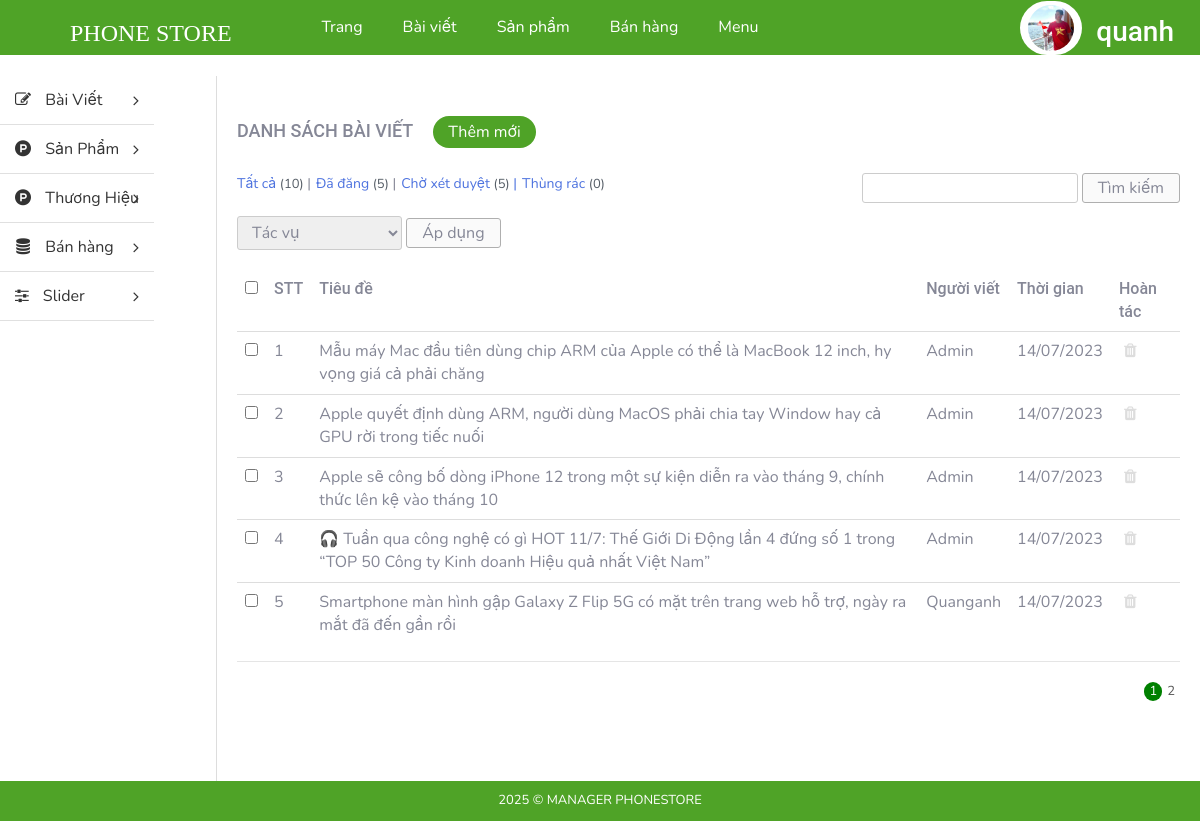
Before: /admin/index.php?modules=blogs&controllers=index&action=list (signed in) with the older database file.
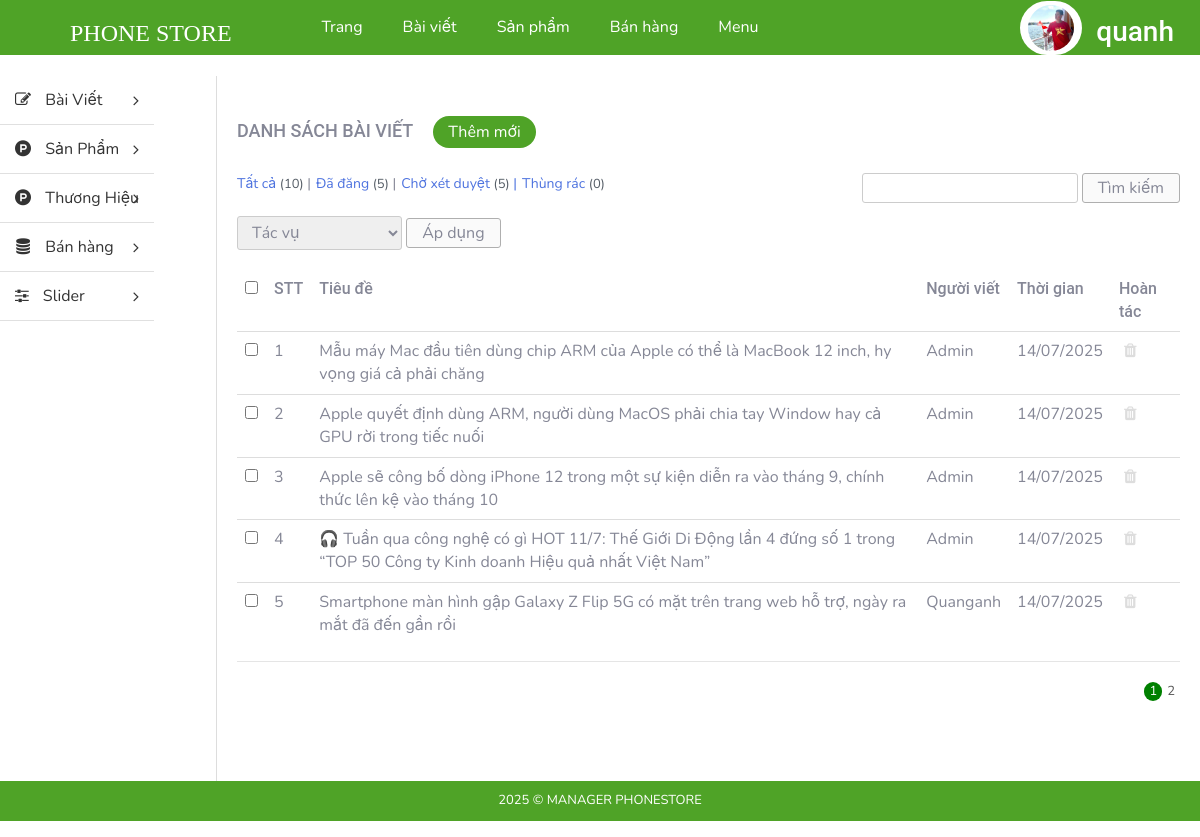
After: the same page with the newer database file.
### tables this page shows
CREATE TABLE `tbl_blog` (
  `id` int(11) NOT NULL,
  `title` text NOT NULL,
  `content` text NOT NULL,
  `user` varchar(255) NOT NULL,
  `create_date` varchar(255) NOT NULL,
  `description` text NOT NULL,
  `image` varchar(255) NOT NULL
);

### admin/libraries/database.php (called while the page is built, shortened)
<?php
function db_query($query_string) {
    global $conn;
    $result = mysqli_query($conn, $query_string);
    return $result;
}
function db_fetch_array($query_string) {
    $result = array();
    $mysqli_result = db_query($query_string);
    while ($row = mysqli_fetch_assoc($mysqli_result)) {
        $result[] = $row;
    }
    return $result;
}

### admin/modules/blogs/models/indexModel.php (called while the page is built, shortened)
<?php
function getAll() {
	return db_fetch_array("SELECT * FROM `tbl_blog`");
}
 ?>

### admin/modules/blogs/controllers/indexController.php (called while the page is built, shortened)
<?php
function listAction(){
	$data_tmp = getAll();
	if(!empty($_GET['page'])){
		$page = $_GET['page'];
	}else{
		$page =1;
	}
	$numProduct = count($data_tmp);
	$productOnPage = 5;
	$num = ceil($numProduct/$productOnPage);
	$start = ($page - 1) * $productOnPage;
	$res =[];
	for ($i=$start; $i < $start+$productOnPage; $i++) {
		if(isset($data_tmp[$i]))
        $res[] = $data_tmp[$i];
	};
	$data = [$res, $num, $page];
	load_view('list',$data);;
}

### admin/core/router.php (called while the page is built, shortened)
<?php
$action_name = get_action().'Action';
call_function(array('construct', $action_name));

### admin/core/appload.php (called while the page is built, shortened)
<?php
require CONFIGPATH . DIRECTORY_SEPARATOR . 'database.php';
require LIBPATH . DIRECTORY_SEPARATOR . 'database.php';
require COREPATH . DIRECTORY_SEPARATOR . 'base.php';
require COREPATH . DIRECTORY_SEPARATOR . 'router.php';

### admin/index.php (called while the page is built, shortened)
<?php
require COREPATH.DIRECTORY_SEPARATOR.'appload.php';

### admin/modules/blogs/views/listView.php (the view, shortened to what the changed rows need)
<div id="main-content-wp" class="list-post-page">
    <div class="wrap clearfix">
        <div id="content" class="fl-right">
            <div class="section" id="title-page">
                <div class="clearfix">
                    <h3 id="index" class="fl-left">Danh sách bài viết</h3>
                    <a href="?modules=blogs&controllers=index&action=add" title="" id="add-new" class="fl-left">Thêm mới</a>
                </div>
            </div>
            <div class="section" id="detail-page">
                <div class="section-detail">
                    <div class="filter-wp clearfix">
                        <ul class="post-status fl-left">
                            <li class="all"><a href="">Tất cả <span class="count">(10)</span></a> |</li>
                            <li class="publish"><a href="">Đã đăng <span class="count">(5)</span></a> |</li>
                            <li class="pending"><a href="">Chờ xét duyệt <span class="count">(5)</span> |</a></li>
                            <li class="trash"><a href="">Thùng rác <span class="count">(0)</span></a></li>
                        </ul>
                        <form method="GET" class="form-s fl-right">
                            <input type="text" name="s" id="s">
                            <input type="submit" name="sm_s" value="Tìm kiếm">
                        </form>
                    </div>
                    <div class="actions">
                        <form method="GET" action="" class="form-actions">
                            <select name="actions">
                                <option value="0">Tác vụ</option>
                            </select>
                            <input type="submit" name="sm_action" value="Áp dụng">
                        </form>
                    </div>
                    <div class="table-responsive">
                        <table class="table list-table-wp">
                            <thead>
                                <tr>
                                    <td><input type="checkbox" name="checkAll" id="checkAll"></td>
                                    <td><span class="thead-text">STT</span></td>
                                    <td ><span class="thead-text" >Tiêu đề</span></td>
                                    <td><span class="thead-text">Người viết</span></td>
                                    <td><span class="thead-text">Thời gian</span></td>
                                    <td><span class="thead-text">Hoàn tác</span></td>
                                </tr>
                            </thead>
                            <tbody>
                                <?php $i=0;if(!empty($data['0'])) foreach ($data['0'] as  $value) { $i++;?>
                                <tr>
                                    <td><input type="checkbox" name="checkItem" class="checkItem"></td>
                                    <td><span class="tbody-text"><?php echo $i; ?></h3></span>
                                    <td ><span class="tbody-text"><?php echo $value['title']; ?></span> </td>
                                    <td><span class="tbody-text"><?php echo $value['user']; ?></span></td>
                                    <td><span class="tbody-text"><?php echo $value['create_date']; ?></span></td>
                                    <td>
                                        <ul class="list-operation ">
                                            <li><a href="?modules=blogs&controllers=index&action=delete&id=<?php echo $value['id']; ?>" title="Xóa" class="delete"><i class="fa fa-trash" aria-hidden="true"></i></a></li>
                                        </ul>
                                    </td>
                                </tr>
                                <?php }; ?>
                            </tbody>
                        </table>
                        <hr>
                    </div>
                </div>
            </div>
            <div class="section" id="paging-wp">
                <div class="section-detail clearfix">
                    <ul id="list-paging" class="fl-right">
                        <?php for ($i=1; $i <= $data['1'] ; $i++) { ?>
                        <li>
                            <a <?php if($i == $data['2']) echo 'style="background-color: green;color:white; border-radius:300px;"';  ?>  href="?modules=categorys&controllers=index&action=list&page=<?php echo $i; ?>" title=""><?php echo $i; ?></a>
                        </li>
                        <?php }; ?>
                    </ul>
                </div>
            </div>
        </div>
    </div>
</div>

### admin/core/base.php (shortened to what the changed rows need)
<?php
function get_module() {
    global $config;
    $module = isset($_GET['modules']) ? $_GET['modules'] : $config['default_module'];
    return $module;
}
function call_function($list_function = array()) {
    if (is_array($list_function)) {
        foreach ($list_function as $f) {
            if (function_exists($f())) {
                $f();
            }
        }
    }
}
function load_view($name, $data_send = array()) {
    $data = $data_send;
    $path = MODULESPATH . DIRECTORY_SEPARATOR . get_module() . DIRECTORY_SEPARATOR . 'views' . DIRECTORY_SEPARATOR . $name . 'View.php';
    if (file_exists($path)) {
        require $path;
    } else {
        echo "Không tìm thấy {$path}";
    }
}
function get_header($name = '') {
    global $data;
    if (empty($name)) {
        $name = 'header';
    } else {
        $name = "header-{$name}";
    }
    $path = LAYOUTPATH . DIRECTORY_SEPARATOR . $name . '.php';
    if (file_exists($path)) {
        if (is_array($data)) {
            foreach ($data as $key => $a) {
                $$key = $a;
            }
        }
        require $path;
    } else {
        echo "Không tìm thấy {$path}";
    }
}
function get_footer($name = '') {
    global $data;
    if (empty($name)) {
        $name = 'footer';
    } else {
        $name = "footer-{$name}";
    }
    $path = LAYOUTPATH . DIRECTORY_SEPARATOR . $name . '.php';
    if (file_exists($path)) {
        if (is_array($data)) {
            foreach ($data as $key => $a) {
                $$key = $a;
            }
        }
        require $path;
    } else {
        echo "Không tìm thấy {$path}";
    }
}
function get_sidebar($name = '') {
    global $data;
    if (empty($name)) {
        $name = 'sidebar';
    } else {
        $name = "sidebar-{$name}";
    }
    $path = LAYOUTPATH . DIRECTORY_SEPARATOR . $name . '.php';
    if (file_exists($path)) {
        if (is_array($data)) {
            foreach ($data as $key => $a) {
                $$key = $a;
            }
        }
        require $path;
    } else {
        echo "Không tìm thấy {$path}";
    }
}
?>

Changed rows visible on the page:
changed tbl_blog (number 1 of 5 on the later page): create_date "14/07/2023" → "14/07/2025"
changed tbl_blog (number 2 of 5 on the later page): create_date "14/07/2023" → "14/07/2025"
changed tbl_blog (number 3 of 5 on the later page): create_date "14/07/2023" → "14/07/2025"
changed tbl_blog (number 4 of 5 on the later page): create_date "14/07/2023" → "14/07/2025"
changed tbl_blog "Quanganh": create_date "14/07/2023" → "14/07/2025"
